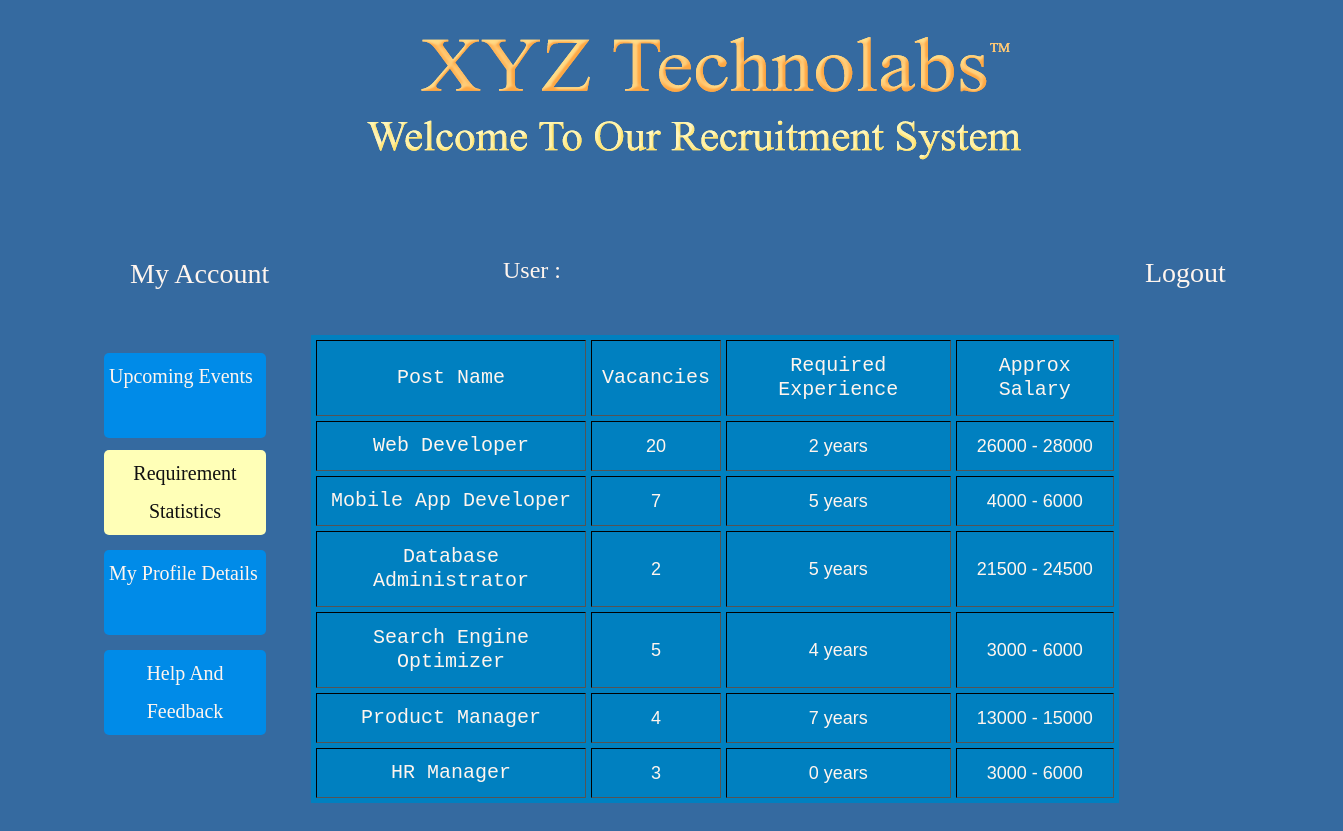
The app's page /requirementboard.php with its own data.
### tables this page shows
CREATE TABLE IF NOT EXISTS `requirement` (
  `postname` varchar(255) NOT NULL,
  `vacancies` int(255) NOT NULL,
  `reqexperience` int(255) NOT NULL,
  `minsalary` int(255) NOT NULL,
  `maxsalary` int(255) NOT NULL
);

### requirementboard.php (the view, shortened to what this page needs)
<!DOCTYPE html PUBLIC "-//W3C//DTD XHTML 1.0 Transitional//EN" "http://www.w3.org/TR/xhtml1/DTD/xhtml1-transitional.dtd">
<html xmlns="http://www.w3.org/1999/xhtml">
<head>
<link rel="stylesheet" href="main.css" type="text/css" />
</head>
<body>
<div id="apDiv6"><a href="myaccount.php">My account</a></div>
<div id="apDiv8"><a
href="logout.php">logout</a></div>
<div id="apDiv2">
  <table width="808" height="468" cellpadding="10" cellspacing="5" border="1">
    <tr>
      <th scope="col">post name</th>
      <th scope="col">vacancies</th>
      <th scope="col">required experience</th>
      <th scope="col">approx salary</th>
    </tr>
    <tr>
      <th scope="row">web developer</th>
      <td>
	  <?php
       $query ="SELECT * FROM `requirement` WHERE `postname`= 'Web Developer'" ;
	   $result=mysql_query($query);
	    $row=mysql_fetch_array($result);
		  echo $row['vacancies'];
	  ?>
      </td>
      <td>  <?php
       $query ="SELECT * FROM `requirement` WHERE `postname`= 'Web Developer'" ;
	   $result=mysql_query($query);
	    $row=mysql_fetch_array($result);
		  echo $row['reqexperience']."&nbsp;years";
	  ?></td>
      <td>  <?php
       $query ="SELECT * FROM `requirement` WHERE `postname`= 'Web Developer'" ;
	   $result=mysql_query($query);
	    $row=mysql_fetch_array($result);
		  echo $row['minsalary']." - ".$row['maxsalary'];
	  ?></td>
    </tr>
    <tr>
      <th scope="row">mobile app developer</th>
      <td><?php
       $query ="SELECT * FROM `requirement` WHERE `postname`= 'Mobile App Developer'" ;
	   $result=mysql_query($query);
	    $row=mysql_fetch_array($result);
		  echo $row['vacancies'];
	  ?></td>
      <td><?php
       $query ="SELECT * FROM `requirement` WHERE `postname`= 'Mobile App Developer'" ;
	   $result=mysql_query($query);
	    $row=mysql_fetch_array($result);
		 echo $row['reqexperience']."&nbsp;years";
	  ?></td>
      <td><?php
       $query ="SELECT * FROM `requirement` WHERE `postname`= 'Mobile App Developer'" ;
	   $result=mysql_query($query);
	    $row=mysql_fetch_array($result);
		  echo $row['minsalary']." - ".$row['maxsalary'];
	  ?></td>
    </tr>
    <tr>
      <th scope="row">database administrator</th>
      <td><?php
       $query ="SELECT * FROM `requirement` WHERE `postname`= 'DataBase Administrator'" ;
	   $result=mysql_query($query);
	    $row=mysql_fetch_array($result);
		  echo $row['vacancies'];
	  ?></td>
      <td><?php
       $query ="SELECT * FROM `requirement` WHERE `postname`= 'DataBase Administrator'" ;
	   $result=mysql_query($query);
	    $row=mysql_fetch_array($result);
		  echo $row['reqexperience']."&nbsp;years";
	  ?></td>
      <td><?php
       $query ="SELECT * FROM `requirement` WHERE `postname`= 'DataBase Administrator'" ;
	   $result=mysql_query($query);
	    $row=mysql_fetch_array($result);
		  echo $row['minsalary']." - ".$row['maxsalary'];
	  ?></td>
    </tr>
    <tr>
      <th scope="row">search engine optimizer</th>
      <td><?php
       $query ="SELECT * FROM `requirement` WHERE `postname`= 'Search Engine Optimizer'" ;
	   $result=mysql_query($query);
	    $row=mysql_fetch_array($result);
		  echo $row['vacancies'];
	  ?></td>
      <td><?php
       $query ="SELECT * FROM `requirement` WHERE `postname`= 'Search Engine Optimizer'" ;
	   $result=mysql_query($query);
	    $row=mysql_fetch_array($result);
		 echo $row['reqexperience']."&nbsp;years";
	  ?></td>
      <td><?php
       $query ="SELECT * FROM `requirement` WHERE `postname`= 'Search Engine Optimizer'" ;
	   $result=mysql_query($query);
	    $row=mysql_fetch_array($result);
		  echo $row['minsalary']." - ".$row['maxsalary'];
	  ?></td>
    </tr>
    <tr>
      <th scope="row">product manager</th>
      <td><?php
       $query ="SELECT * FROM `requirement` WHERE `postname`= 'Product Manager'" ;
	   $result=mysql_query($query);
	    $row=mysql_fetch_array($result);
		  echo $row['vacancies'];
	  ?></td>
      <td><?php
       $query ="SELECT * FROM `requirement` WHERE `postname`= 'Product Manager'" ;
	   $result=mysql_query($query);
	    $row=mysql_fetch_array($result);
		 echo $row['reqexperience']."&nbsp;years";
	  ?></td>
      <td><?php
       $query ="SELECT * FROM `requirement` WHERE `postname`= 'Product Manager'" ;
	   $result=mysql_query($query);
	    $row=mysql_fetch_array($result);
		  echo $row['minsalary']." - ".$row['maxsalary'];
	  ?></td>
    </tr>
    <tr>
      <th scope="row">HR manager</th>
      <td><?php
       $query ="SELECT * FROM `requirement` WHERE `postname`= 'HR Manager'" ;
	   $result=mysql_query($query);
	    $row=mysql_fetch_array($result);
		  echo $row['vacancies'];
	  ?></td>
      <td><?php
       $query ="SELECT * FROM `requirement` WHERE `postname`= 'HR manager'" ;
	   $result=mysql_query($query);
	    $row=mysql_fetch_array($result);
		 echo $row['reqexperience']."&nbsp;years";
	  ?></td>
      <td><?php
       $query ="SELECT * FROM `requirement` WHERE `postname`= 'HR manager'" ;
	   $result=mysql_query($query);
	    $row=mysql_fetch_array($result);
		  echo $row['minsalary']." - ".$row['maxsalary'];
	  ?></td>
    </tr>
  </table>
</div>
<div id="apDiv1"></div>
<div id="apDiv9">User : <?php
?> </div>
<div id="apDiv16"><a href="myaccount.php">upcoming events</a></div>
<div id="apDiv20"><a href="requirementboard.php">requirement statistics</a></div>
<div id="apDiv21"><a href="viewprofile.php">my profile details</a></div>
<div id="apDiv22"><a href="helpandfeedback.php">help and feedback</a></div>
</body>
</html>

### main.css (style rules this page uses)
body { background: rgb(53,106,160); background: -moz-linear-gradient(45deg, rgb(53,106,160) 0%, rgb(53,106,160) 100%); background: -webkit-gradient(linear, left bottom, right top, color-stop(0%, rgb(53,106,160)), color-stop(100%, rgb(53,106,160))); background: -webkit-linear-gradient(45deg, rgb(53,106,160) 0%, rgb(53,106,160) 100%); background: -o-linear-gradient(45deg, rgb(53,106,160) 0%, rgb(53,106,160) 100%); background: -ms-linear-gradient(45deg, rgb(53,106,160) 0%, rgb(53,106,160) 100%); background: linear-gradient(45deg, rgb(53,106,160) 0%, rgb(53,106,160) 100%); filter: progid:DXImageTransform.Microsoft.gradient( startColorstr='#356aa0', endColorstr='#356aa0', GradientType=1 ); font-family: Georgia, "Times New Roman", Times, serif; }
#apDiv1 { position: absolute; left: 10px; top: 25px; width: 1323px; height: 150px; z-index: 1; background-repeat: no-repeat; text-align: right; list-style-type: none; background-image: url(Untitled5.png); display: block; visibility: visible; font-size: 36px; text-transform: capitalize; color: #ffefc6; right: 10px; background-position: center center; }
#apDiv2 { position: absolute; left: 75px; top: 288px; width: 1200px; height: 1722px; z-index: 2; font-size: 20px; color: #FFFFDF; line-height: 24px; background-position: center center; display: inline-block; right: 75px }
#apDiv2 table tr th { font-family: "Courier New", Courier, monospace; font-size: 20px; font-weight: 100; color: seashell; }
#apDiv2 table tr td { text-transform: none; }

### records on screen
requirement: vacancies "20", reqexperience "2", minsalary "26000", maxsalary "28000"
requirement: vacancies "7", reqexperience "5", minsalary "4000", maxsalary "6000"
requirement: vacancies "2", reqexperience "5", minsalary "21500", maxsalary "24500"
requirement: vacancies "5", reqexperience "4", minsalary "3000", maxsalary "6000"
requirement: vacancies "4", reqexperience "7", minsalary "13000", maxsalary "15000"
requirement: vacancies "3", reqexperience "0", minsalary "3000", maxsalary "6000"
